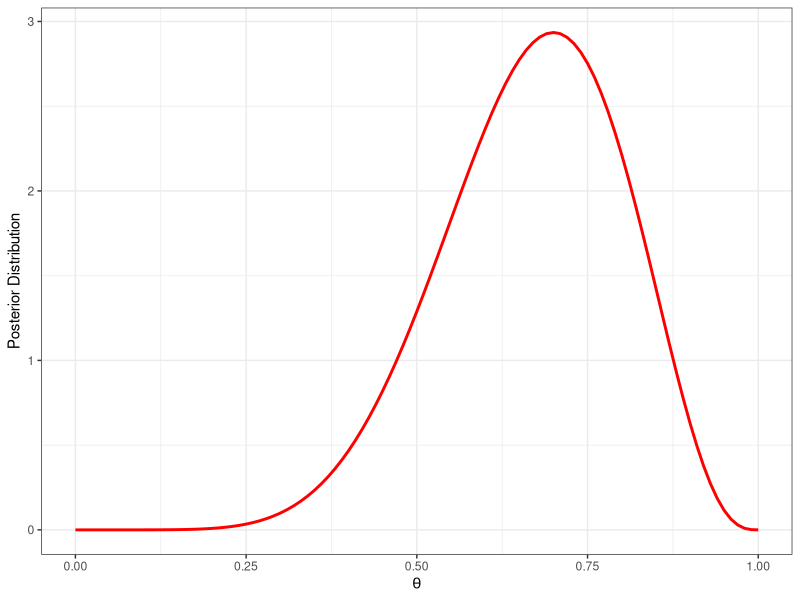
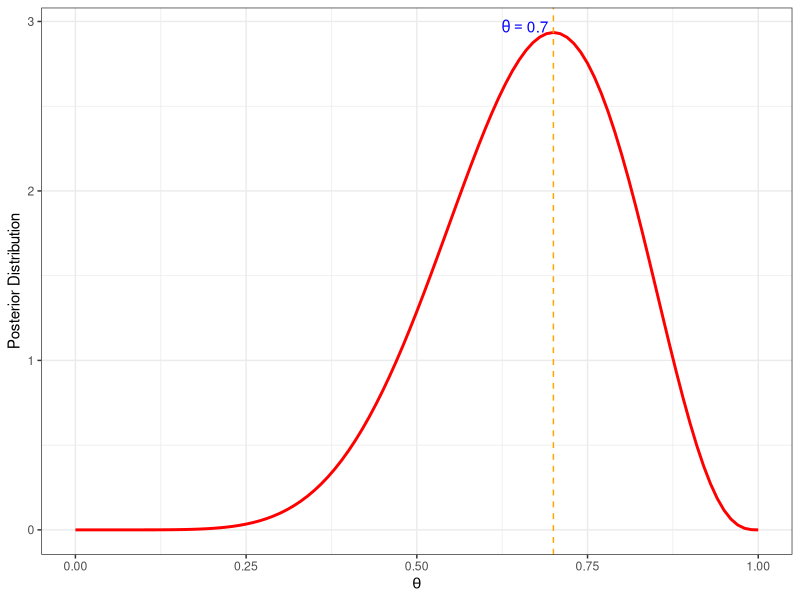

Reproduce these figures in R, in order. (Note: this script raises an error after producing the figures.)
library(ggplot2)
#1.1
posterior_0.75 <- 11*prod(dbinom(x=7, size=10, prob=0.75))
posterior_0.25 <- 11*prod(dbinom(x=7, size=10, prob=0.25))
posterior_1 <- 11*prod(dbinom(x=7, size=10, prob=1))
cat("1.1) a) Posterior at 0.75:", posterior_0.75, "\n")
cat("1.1) b) Posterior at 0.25:", posterior_0.25, "\n")
cat("1.1) c) Posterior at 1.00:", posterior_1, "\n")
#1.2
theta <- seq(from=0, to=1, by=0.01)
posterior <- data.frame(theta=theta)
posterior$pst <- NA
for (i in 1:length(theta)){
  posterior$pst[i] <- 11*prod(dbinom(x=7, size=10, prob=theta[i]))
}
ggplot(posterior, aes(x=theta, y=pst))+geom_line(linewidth=1, color="red")+
  theme_bw() + xlab(expression(theta)) + ylab("Posterior Distribution")
#1.3
max_index <- which.max(posterior$pst)
theta_max <- posterior$theta[max_index]
ggplot(posterior, aes(x=theta, y=pst))+geom_line(linewidth=1, color="red")+
  theme_bw()+xlab(expression(theta))+ ylab("Posterior Distribution")+
  geom_vline(xintercept=theta_max, color ='orange',linetype='dashed')+
  annotate("text", x=theta_max, y=max(posterior$pst), label=paste("theta ==",
      round(theta_max, 2)), parse=TRUE, vjust = 0, hjust = 1.1, color = 'blue')
#1.4
posterior$prior <- 1
posterior$lkl <- NA
for (i in 1:length(theta)){
  posterior$lkl[i] <- prod(dbinom(x=7, size=10, prob=theta[i]))
}
df.lkl_prior_pst <- melt(posterior, id=c('theta'))
df.lkl_prior_pst$variable <- ifelse(df.lkl_prior_pst$variable=="lkl",
                                    "Likelihood", 
                                    ifelse(df.lkl_prior_pst$variable=='pst',
                                           'Posterior', 'Prior'))
ggplot(df.lkl_prior_pst, aes(x=theta, y=value, color=variable)) + geom_line(size=1)+
  theme_bw() + xlab(expression(theta)) + ylab("") +
  scale_x_continuous(limits = c(0,1))+
  facet_wrap(~variable, scales='free_y', ncol=1) +
  scale_color_manual(values=c("blue", "orange", "red"))

